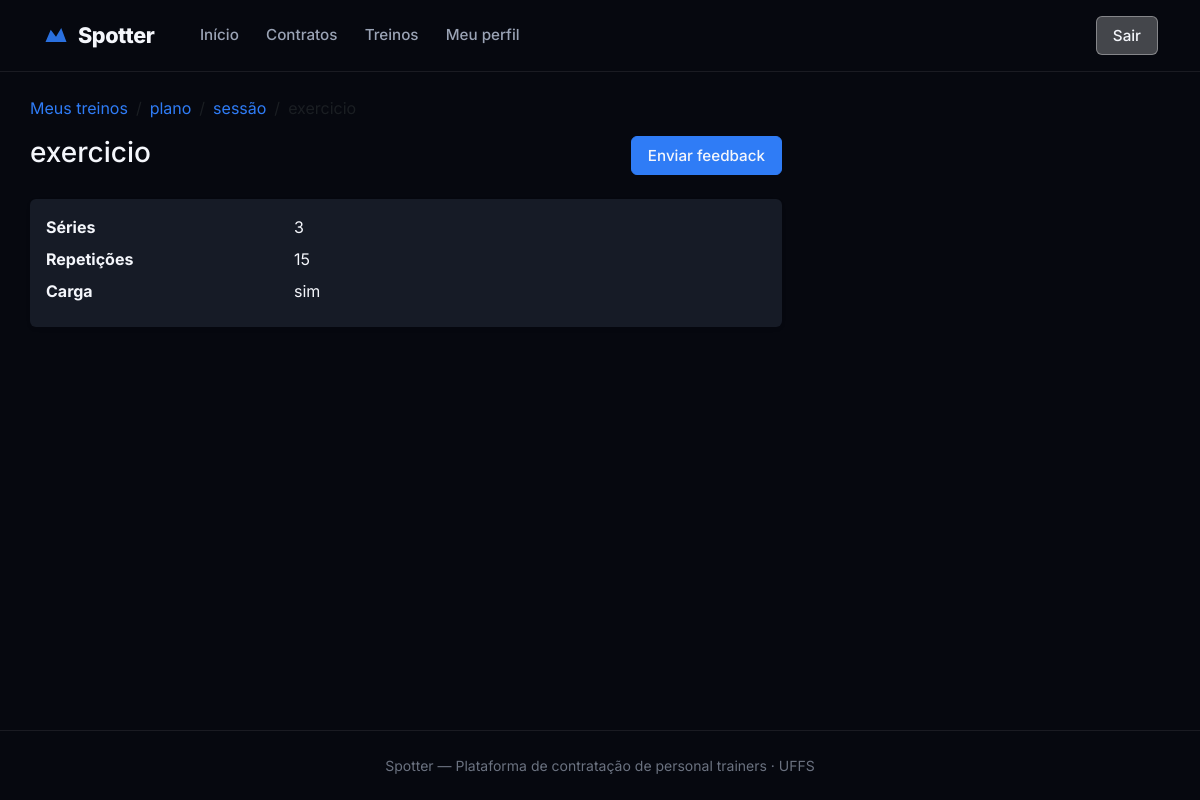
Screenshot of /aluno/planos/2/sessoes/4/exercicios/8/ (signed in) with the database file from the repository.
### core/models/plano_treino.py (models this page shows, shortened)
class PlanoTreino(models.Model):
    contrato = models.ForeignKey(
        Contrato,
        on_delete=models.CASCADE,
        related_name="planos",
    )
    codigo = models.PositiveIntegerField(editable=False, default=0)
    nome = models.CharField(max_length=150)
    descricao = models.TextField(blank=True)
    ativo = models.BooleanField(default=True)
    criado_em = models.DateTimeField(auto_now_add=True)
    atualizado_em = models.DateTimeField(auto_now=True)
    objects = PlanoTreinoManager()
    class Meta:
        verbose_name = "Plano de Treino"
        verbose_name_plural = "Planos de Treino"
        ordering = ["-criado_em"]
        unique_together = ("contrato", "codigo")
        app_label = "core"

### core/models/sessao_treino.py (models this page shows, shortened)
class SessaoTreino(models.Model):
    plano = models.ForeignKey(
        PlanoTreino,
        on_delete=models.CASCADE,
        related_name="sessoes",
    )
    codigo = models.PositiveIntegerField(editable=False, default=0)
    nome = models.CharField(max_length=100, help_text="Ex: Treino A – Peito e Tríceps")
    dia_semana = models.CharField(
        max_length=3,
        choices=DIA_SEMANA_CHOICES,
        blank=True,
    )
    ordem = models.PositiveSmallIntegerField(default=1)
    class Meta:
        verbose_name = "Sessão de Treino"
        verbose_name_plural = "Sessões de Treino"
        ordering = ["ordem"]
        unique_together = ("plano", "codigo")
        app_label = "core"

### core/models/exercicio.py (models this page shows, shortened)
class Exercicio(models.Model):
    sessao = models.ForeignKey(
        SessaoTreino,
        on_delete=models.CASCADE,
        related_name="exercicios",
    )
    codigo = models.PositiveIntegerField(editable=False, default=0)
    nome = models.CharField(max_length=150)
    series = models.PositiveSmallIntegerField(
        validators=[MinValueValidator(1)],
        help_text="Número de séries",
    )
    repeticoes = models.PositiveSmallIntegerField(
        validators=[MinValueValidator(1)],
        help_text="Número de repetições por série",
    )
    carga = models.CharField(
        max_length=50,
        blank=True,
        help_text="Ex: 20kg, peso corporal",
    )
    duracao_seg = models.PositiveIntegerField(
        null=True,
        blank=True,
        help_text="Duração em segundos (para exercícios isométricos/cardio)",
    )
    observacoes = models.TextField(blank=True)
    ordem = models.PositiveSmallIntegerField(default=1)
    class Meta:
        verbose_name = "Exercício"
        verbose_name_plural = "Exercícios"
        ordering = ["ordem"]
        unique_together = ("sessao", "codigo")
        app_label = "core"

### core/views/aluno/exercicios/exercicio_detail.py (the view)
class AlunoExercicioDetailView(AlunoRequiredMixin, TemplateView):
    template_name = "core/aluno/exercicio_detail.html"
    def get_context_data(self, **kwargs):
        context = super().get_context_data(**kwargs)
        plano = get_plano_do_aluno(self.request.user, self.kwargs["plano_pk"])
        sessao = get_sessao_do_aluno(
            self.request.user,
            self.kwargs["plano_pk"],
            self.kwargs["sessao_pk"],
        )
        exercicio = get_exercicio_do_aluno(
            self.request.user,
            self.kwargs["plano_pk"],
            self.kwargs["sessao_pk"],
            self.kwargs["exercicio_pk"],
        )
        context.update({
            "plano": plano,
            "sessao": sessao,
            "exercicio": exercicio,
        })
        return context

### core/mixins.py (called while the page is built)
    def test_func(self):
        if self.tipo_requerido is None:
            return True
        return getattr(self.request.user, "tipo", None) == self.tipo_requerido

### core/models/plano_treino.py (called while the page is built)
    def por_aluno(self, aluno):
        from .usuario import Usuario
        if isinstance(aluno, Usuario):
            return (
                self.filter(contrato__aluno__usuario=aluno)
                .select_related("contrato__personal__usuario", "contrato__aluno__usuario")
                .order_by("-criado_em")
            )
        return (
            self.filter(contrato__aluno=aluno)
            .select_related("contrato__personal__usuario", "contrato__aluno__usuario")
            .order_by("-criado_em")
        )

    def get_queryset(self):
        return PlanoTreinoQuerySet(self.model, using=self._db)

    def por_aluno(self, aluno):
        return self.get_queryset().por_aluno(aluno)

### core/models/usuario.py (called while the page is built)
    @property
    def eh_personal(self):
        return self.tipo == self.PERSONAL

    @property
    def eh_aluno(self):
        return self.tipo == self.ALUNO

### core/views/aluno/helpers.py (called while the page is built)
def get_plano_do_aluno(user, plano_pk):
    return get_object_or_404(
        PlanoTreino.objects.por_aluno(user).prefetch_related(
            "sessoes__exercicios",
        ),
        pk=plano_pk,
    )

def get_sessao_do_aluno(user, plano_pk, sessao_pk):
    plano = get_plano_do_aluno(user, plano_pk)
    return get_object_or_404(
        plano.sessoes.prefetch_related("exercicios"),
        pk=sessao_pk,
    )

def get_exercicio_do_aluno(user, plano_pk, sessao_pk, exercicio_pk):
    sessao = get_sessao_do_aluno(user, plano_pk, sessao_pk)
    return get_object_or_404(sessao.exercicios.all(), pk=exercicio_pk)

### core/templates/core/aluno/exercicio_detail.html (shortened to what this page needs)
{% extends "core/base.html" %}
{% block content %}
<div class="container py-4">
    <nav aria-label="breadcrumb" class="mb-3">
        <ol class="breadcrumb">
            <li class="breadcrumb-item">
                <a href="{% url 'core:aluno_planos' %}">Meus treinos</a>
            </li>
            <li class="breadcrumb-item">
                <a href="{% url 'core:aluno_plano_detail' plano.pk %}">{{ plano.nome }}</a>
            </li>
            <li class="breadcrumb-item">
                <a href="{% url 'core:aluno_sessao_detail' plano.pk sessao.pk %}">{{ sessao.nome }}</a>
            </li>
            <li class="breadcrumb-item active" aria-current="page">{{ exercicio.nome }}</li>
        </ol>
    </nav>
    <div class="row">
        <div class="col-lg-8">
            <div class="d-flex flex-column flex-md-row justify-content-between align-items-start gap-3 mb-4">
                <h1 class="h3 mb-0">{{ exercicio.nome }}</h1>
                <a href="{% url 'core:aluno_feedback_exercicio' plano.pk sessao.pk exercicio.pk %}" class="btn-outline-color btn-outline-blue">
                    Enviar feedback
                </a>
            </div>
            <div class="card border-0 shadow-sm">
                <div class="card-body">
                    <dl class="row mb-0">
                        <dt class="col-sm-4">Séries</dt>
                        <dd class="col-sm-8">{{ exercicio.series }}</dd>
                        <dt class="col-sm-4">Repetições</dt>
                        <dd class="col-sm-8">{{ exercicio.repeticoes }}</dd>
                        <dt class="col-sm-4">Carga</dt>
                        <dd class="col-sm-8">{{ exercicio.carga|default:"—" }}</dd>
                    </dl>
                </div>
            </div>
        </div>
    </div>
</div>
{% endblock %}

### core/static/core/css/main.css (style rules this page uses)
:root { --bg-body: #06080f; --bg-surface: #0f1219; --bg-elevated: #161b26; --bg-glass: rgba(15, 18, 25, 0.82); --border-subtle: rgba(255, 255, 255, 0.08); --text-primary: #f4f6fb; --text-secondary: #9aa3b5; --text-muted: #6b7280; --accent-blue: #2f7cf6; --accent-blue-hover: #1a6ae8; --accent-blue-light: #5b9cff; --accent-red: #e63946; --bg-white-25: rgba(255, 255, 255, 0.25); --bg-white-35: rgba(255, 255, 255, 0.35); --border-white-35: rgba(255, 255, 255, 0.35); --radius-lg: 1.25rem; --radius-xl: 1.75rem; --nav-height: 72px; --shadow-dock: 0 24px 60px rgba(0, 0, 0, 0.55); }
*, *::before, *::after { box-sizing: border-box; }
body.theme-dark { font-family: 'Inter', system-ui, -apple-system, sans-serif; background: var(--bg-body); color: var(--text-primary); min-height: 100vh; }
a { color: var(--accent-blue); text-decoration: none; }
.theme-dark .card { background: var(--bg-elevated); border: 1px solid var(--border-subtle); color: var(--text-primary); }
.theme-dark main > .container { padding: 2.5rem 0 4rem; }

### core/static/core/css/buttons.css (style rules this page uses)
.btn-outline-color { display: inline-block; text-align: center; text-decoration: none; background: transparent; border-radius: 6px; border-width: 1px; border-style: solid; cursor: pointer; transition: background 0.18s, color 0.18s; line-height: 1.4; font-size: 0.95rem; padding: 0.5rem 1rem; font-weight: 500; }
.btn-outline-blue { border-color: var(--accent-blue); color: var(--color-white); background: var(--accent-blue); }

### rows the page displays
PlanoTreino: nome "plano"
SessaoTreino: nome "sessão"
Exercicio: nome "exercicio", series "3", repeticoes "15", carga "sim"
